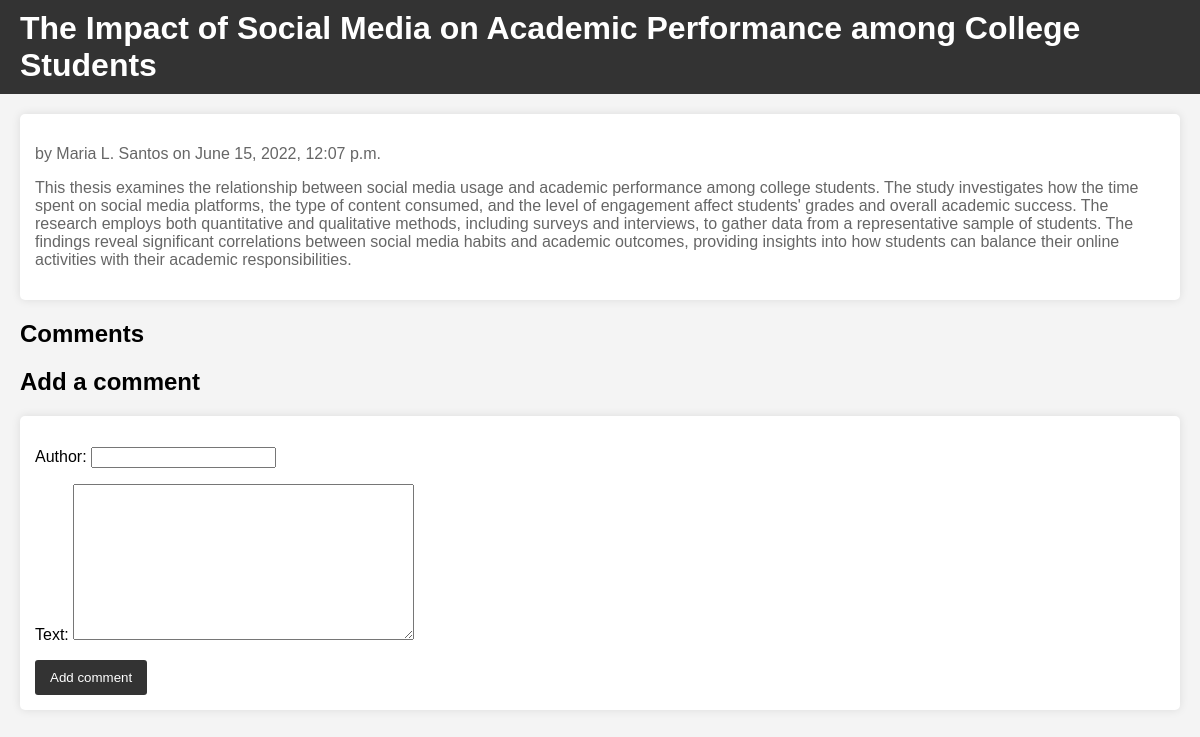
The app's page /thesis/3/ with its own data.
### blog/models.py (models this page shows, shortened)
class Thesis(models.Model):
    STATUS_CHOICES = [
        ('draft', 'Draft'),
        ('published', 'Published'),
    ]
    title = models.CharField(max_length=200)
    author = models.CharField(max_length=100)
    description = models.TextField()
    date = models.DateTimeField(default=timezone.now)
    status = models.CharField(max_length=10, choices=STATUS_CHOICES, default='draft')

### blog/views.py (the view)
# urls.py: path('thesis/<int:pk>/', views.thesis_detail, name='thesis_detail'),
def thesis_detail(request, pk):
    thesis = get_object_or_404(Thesis, pk=pk)
    if request.method == 'POST':
        form = CommentForm(request.POST)
        if form.is_valid():
            comment = form.save(commit=False)
            comment.thesis = thesis
            comment.save()
            return redirect('thesis_detail', pk=thesis.pk)
    else:
        form = CommentForm()
    return render(request, 'blog/thesis_detail.html', {'thesis': thesis, 'form': form})

### blog/forms.py
class CommentForm(forms.ModelForm):
    class Meta:
        model = Comment
        fields = ['author', 'text']

### blog/templates/blog/thesis_detail.html (shortened to what this page needs)
<!DOCTYPE html>
<html>
<head>
</head>
<body>
    <h1>{{ thesis.title }}</h1>
    <div class="container">
        <div class="thesis-detail">
            <p>by {{ thesis.author }} on {{ thesis.date }}</p>
            <p>{{ thesis.description }}</p>
        </div>
        <h2>Comments</h2>
        <div class="add-comment">
            <h2>Add a comment</h2>
            <form method="post">
                {{ form.as_p }}
                <button type="submit">Add comment</button>
            </form>
        </div>
    </div>
</body>
</html>

### blog/templates/blog/thesis_detail.html (style rules this page uses)
body { font-family: Arial, sans-serif; margin: 0; padding: 0; background-color: #f4f4f4; }
h1 { background-color: #333; color: #fff; padding: 10px 20px; margin: 0; }
.container { padding: 20px; }
.thesis-detail { background-color: #fff; padding: 15px; border-radius: 5px; box-shadow: 0 0 10px rgba(0, 0, 0, 0.1); margin-bottom: 20px; }
.thesis-detail p { color: #666; }
.add-comment form { background-color: #fff; padding: 15px; border-radius: 5px; box-shadow: 0 0 10px rgba(0, 0, 0, 0.1); }
.add-comment button { background-color: #333; color: #fff; border: none; padding: 10px 15px; border-radius: 3px; cursor: pointer; }

### records on screen
Thesis: title "The Impact of Social Media on Academic Performance among College Students", author "Maria L. Santos", date "June 15, 2022, 12:07 p.m.", description "This thesis examines the relationship between social media usage and academic performance among college students. The study investigates how the time spent on social media platforms, the type of content consumed, and the level of engagement affect students' grades and overall academic success. The research employs both quantitative and qualitative methods, including surveys and interviews, to gather data from a representative sample of students. The findings reveal significant correlations between social media habits and academic outcomes, providing insights into how students can balance their online activities with their academic responsibilities."
